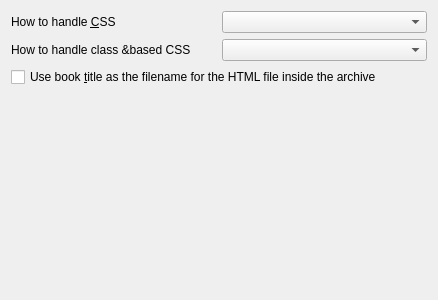
<?xml version="1.0" encoding="UTF-8"?>
<ui version="4.0">
 <class>Form</class>
 <widget class="QWidget" name="Form">
  <property name="geometry">
   <rect>
    <x>0</x>
    <y>0</y>
    <width>438</width>
    <height>300</height>
   </rect>
  </property>
  <property name="windowTitle">
   <string>Form</string>
  </property>
  <layout class="QGridLayout" name="gridLayout">
   <item row="3" column="0">
    <spacer name="verticalSpacer">
     <property name="orientation">
      <enum>Qt::Vertical</enum>
     </property>
     <property name="sizeHint" stdset="0">
      <size>
       <width>20</width>
       <height>246</height>
      </size>
     </property>
    </spacer>
   </item>
   <item row="1" column="1">
    <widget class="QComboBox" name="opt_htmlz_class_style"/>
   </item>
   <item row="0" column="0">
    <widget class="QLabel" name="label">
     <property name="text">
      <string>How to handle &amp;CSS</string>
     </property>
     <property name="buddy">
      <cstring>opt_htmlz_css_type</cstring>
     </property>
    </widget>
   </item>
   <item row="0" column="1">
    <widget class="QComboBox" name="opt_htmlz_css_type">
     <property name="minimumContentsLength">
      <number>20</number>
     </property>
    </widget>
   </item>
   <item row="1" column="0">
    <widget class="QLabel" name="label_2">
     <property name="text">
      <string>How to handle class &amp;based CSS</string>
     </property>
    </widget>
   </item>
   <item row="2" column="0" colspan="2">
    <widget class="QCheckBox" name="opt_htmlz_title_filename">
     <property name="text">
      <string>Use book &amp;title as the filename for the HTML file inside the archive</string>
     </property>
    </widget>
   </item>
  </layout>
 </widget>
 <resources/>
 <connections/>
</ui>
